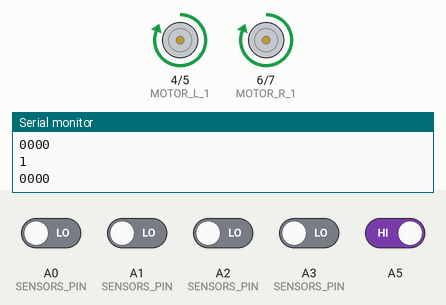
Recording of a sketch running on a simulated Arduino Uno, built with avr-gcc and run on an emulated ATmega328P. On the bench: motor-driver pin pairs drawn as motors (green arrow = first pin HIGH = forward, orange = second pin HIGH = backward, longer = more drive), the last lines printed to the serial monitor. Inputs (shaded band) come from the test bench; at power-on: A5 HIGH, A0 (SENSORS_PIN), A1 (SENSORS_PIN), A2 (SENSORS_PIN), A3 (SENSORS_PIN) LOW. At 13.6 s the program stops and its outputs stay as they are.

Above: at 1.3 s.
1.4 s: A5 driven LOW
At 1.55 s:
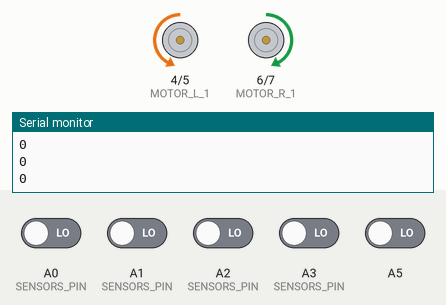
At 3.1 s:
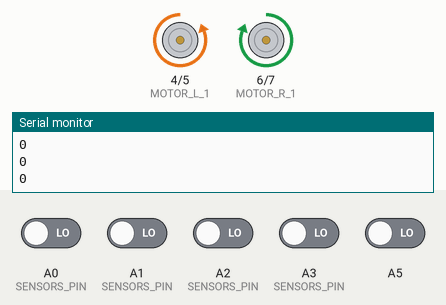
4.4 s: A1 (SENSORS_PIN) driven HIGH
At 5.84 s:
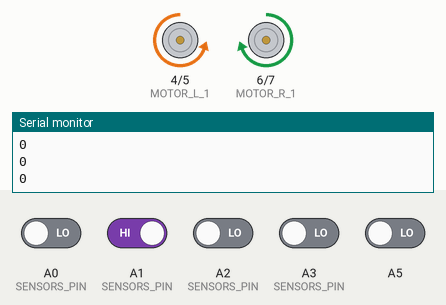
7.2 s: A0 (SENSORS_PIN) driven HIGH
10.2 s: A2 (SENSORS_PIN) driven HIGH
13.2 s: A3 (SENSORS_PIN) driven HIGH
Timing chart, 0 to 15.1 s (numbered marks = the images above; inputs shaded):
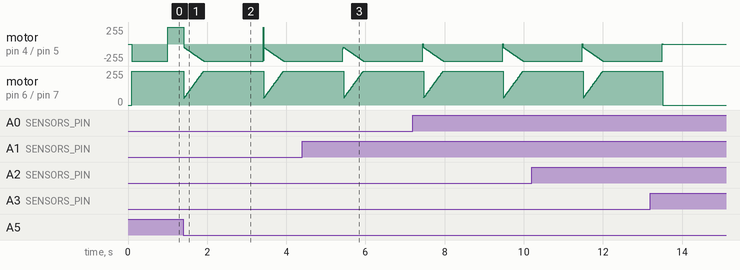

Measured:
- after the input at 1.4 s, motor on pin 6 (MOTOR_R_1) / pin 7 (MOTOR_R_2): ramps from forward 50/255 to forward 255/255 and jumps back, once every 2.0 s

The sketch:

UNO-robocar-4-sensor.ino
```cpp
#define MOTOR_L_1 4
#define MOTOR_L_2 5
#define MOTOR_R_1 6
#define MOTOR_R_2 7

const uint8_t SENSORS_PIN[] = { A0, A1, A2, A3 };

float Kp = 100;
float Ki = 0.0002;
float Kd = 12;
int P;
int I;
int D;
int PIDValue = 0;
float error = 0;
int lastError = 0;
int isRunning = 1;
bool isNoLine = false;

const uint8_t maxspeeda = 180;
const uint8_t maxspeedb = 180;
const uint8_t minspeeda = 10;
const uint8_t minspeedb = 10;

// const int freq = 30000;
// const int ENAChanel = 0;
// const int ENBChanel = 1;
// const int resolution = 8;

void setup() {
  // setup motor
  pinMode(MOTOR_L_1, OUTPUT);
  pinMode(MOTOR_L_2, OUTPUT);
  pinMode(MOTOR_R_1, OUTPUT);
  pinMode(MOTOR_R_2, OUTPUT);

  digitalWrite(MOTOR_L_1, HIGH);
  digitalWrite(MOTOR_L_2, HIGH);
  digitalWrite(MOTOR_R_1, HIGH);
  digitalWrite(MOTOR_R_2, HIGH);
  pinMode(A5, INPUT);
  // setup sensors
  for (auto sensorPin : SENSORS_PIN) {
    pinMode(sensorPin, INPUT);
  }
  Serial.begin(115200);
  delay(100);
}

bool stoped = 0;
long last = -1000;
long last_state = 1;

void loop() {
  // set_motor(50,50);
  while (isRunning) {
    Serial.println(digitalRead(A5));
    if (last_state == 1 && digitalRead(A5) == 0) last = millis();
    last_state = digitalRead(A5);


    if (millis() - last < 2000){
      int speed = millis() - last;
      speed = constrain(speed, 0, 500);
      speed = map(speed, 0, 500, 50, 255);
      set_motor(speed,speed);
    } else {
      last_state = 1;
      read_sensors();
      caculate_pid();
      motor_control();
    }
    delay(10);
  }
  if (stoped == 0){
    digitalWrite(MOTOR_R_2, HIGH);
    digitalWrite(MOTOR_R_1, HIGH);
    digitalWrite(MOTOR_L_1, HIGH);
    digitalWrite(MOTOR_L_2, HIGH);
    delay(100);
    stoped = 1;
    digitalWrite(MOTOR_L_1, LOW);
    digitalWrite(MOTOR_L_2, LOW);
    digitalWrite(MOTOR_R_1, LOW);
    digitalWrite(MOTOR_R_2, LOW);
    while (1){

    }
  }


}

void read_sensors() {
  String sensorArray = "";
  int sumSensor = 0;
  for (auto sensorPin : SENSORS_PIN) {
    sensorArray += (char)(digitalRead(sensorPin) + 48);
    sumSensor += digitalRead(sensorPin);
  }
  if (sumSensor > 0){
    isNoLine = false;
  }else{
    isNoLine = true;
  }
  Serial.println(sensorArray);

  if (sensorArray == "0001") error = 5;
  else if (sensorArray == "0111") error = 4;
  else if (sensorArray == "0011") error = 2;
  else if (sensorArray == "0010") error = 1;
  else if (sensorArray == "0110") error = 0;
  else if (sensorArray == "0100") error = -1;
  else if (sensorArray == "1100") error = -2;
  else if (sensorArray == "1000") error = -5;
  else if (sensorArray == "1110") error = -3;
  else if (sensorArray == "0000"){
    if (error > 0) error = 6;
    else error = -6;
  }
   else if (sensorArray == "1111") {
    isRunning = 0;
  }
  // error = -error;
}

void caculate_pid() {
  P = error;
  if (abs(error) < 6)
  I = I + Ki*error;
  D = error - lastError;
  PIDValue = Kp * P + I + Kd * D;
  // Serial.println(PIDValue);

}


void set_motor(int speedA, int speedB) {
  // speedA = -speedA;
  if (speedA > 0){
    speedA = constrain(speedA, minspeeda, 255);
    digitalWrite(MOTOR_R_2, LOW);
    analogWrite(MOTOR_R_1, speedA);
  } else{
    speedA = constrain(speedA, -255, -minspeeda);
    digitalWrite(MOTOR_R_2, HIGH);
    analogWrite(MOTOR_R_1,255 + speedA);
  }
  // speedB = -speedB;
  if (speedB > 0){
    speedB = constrain(speedB, minspeedb, 255);
    digitalWrite(MOTOR_L_1, LOW);
    analogWrite(MOTOR_L_2, speedB);
  } else{
    speedB = constrain(speedB, -255, -minspeedb);
    digitalWrite(MOTOR_L_1, HIGH);
    analogWrite(MOTOR_L_2, 255 + speedB);
  }
}

void motor_control() {
    set_motor(maxspeeda - PIDValue , maxspeedb + PIDValue);
  // if (error < 0)
  // else
  //   set_motor(maxspeeda - PIDValue, maxspeedb );
}
```
